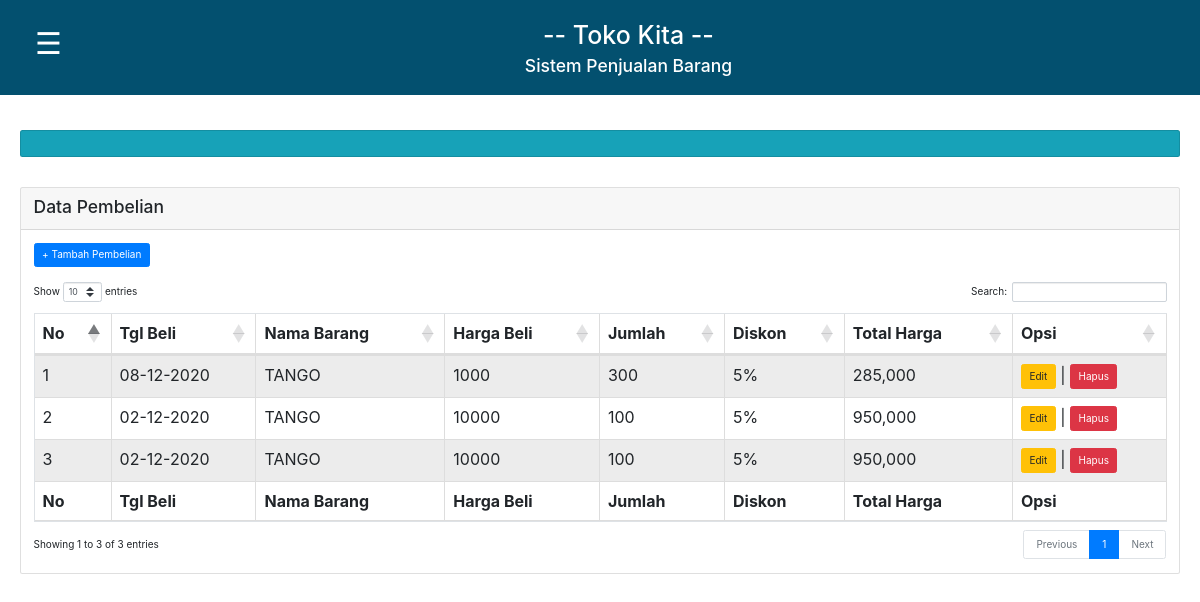
Before: / with the older database file.
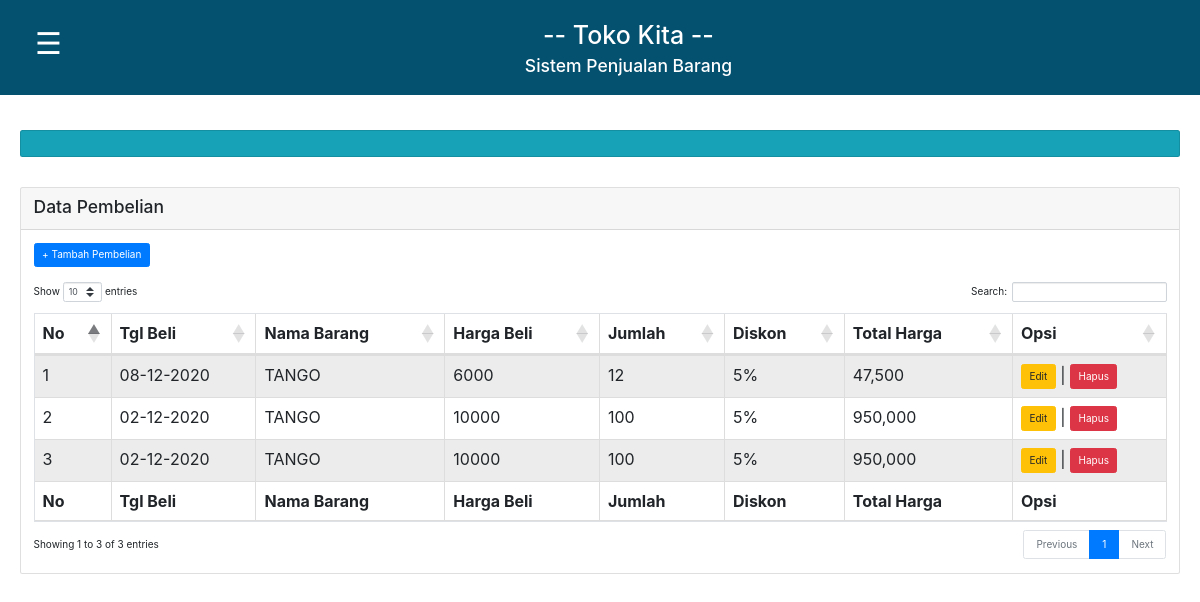
After: the same page with the newer database file.
### tables this page shows
CREATE TABLE `barang_beli` (
  `id` int(4) NOT NULL,
  `tanggal_beli` date NOT NULL,
  `nama_barang` varchar(60) NOT NULL,
  `harga_beli` int(12) NOT NULL,
  `jumlah` int(12) NOT NULL,
  `diskon` int(4) NOT NULL,
  `total_harga` int(12) NOT NULL
);

### index.php (the view, shortened to what this page needs)
<html>
<head>
<link rel="stylesheet" type="text/css" href="style.css">
	<link rel="stylesheet" type="text/css" href="assets/css/bootstrap.css">
	<link rel="stylesheet" type="text/css" href="https://cdnjs.cloudflare.com/ajax/libs/twitter-bootstrap/4.5.2/css/bootstrap.css">
	<link rel="stylesheet" type="text/css" href="https://cdn.datatables.net/1.10.22/css/dataTables.bootstrap4.min.css">
</head>
<body>
<div class="judul">
<button class="openbtn" onclick="openNav()">&#9776;</button>
<h1>-- Toko Kita --</h1>
<br>
<h3>Sistem Penjualan Barang</h3>
</div>
<div class="main" id="main">
	<br/>
	<div class="card text-white bg-info" style="font-size: 15px;">
        <div class="card-body">
        </div>
    </div>
    <br><br>
	<div class="card">
		<div class="card-header">
			<h3> Data Pembelian </h3>
		</div>
		<div class="card-body">
			<a class="btn btn-primary" href="input_beli.php">+ Tambah Pembelian</a>
			<br><br>
			<table border="1" id="example" class="table table-striped table-bordered" cellspacing="0" width="100%">
				<thead>
				<tr>
					<th>No</th>
					<th>Tgl Beli</th>
					<th>Nama Barang</th>
					<th>Harga Beli</th>
					<th>Jumlah</th>
					<th>Diskon</th>
					<th>Total Harga</th>
					<th>Opsi</th>
				</tr>
				</thead>
			<?php
			include "koneksi.php";
			$query_mysql = mysqli_query($conn, "SELECT * FROM barang_beli ORDER BY id DESC")or die(mysql_error());
			$nomor = 1;
			while($data = mysqli_fetch_array($query_mysql)){
			?>
				<tr>
					<td><?php echo $nomor++; ?></td>
					<td><?php echo date("d-m-Y", strtotime($data['tanggal_beli'])); ?></td>
					<td><?php echo $data['nama_barang']; ?></td>
					<td><?php echo $data['harga_beli']; ?></td>
					<td><?php echo $data['jumlah']; ?></td>
					<td><?php echo $data['diskon']."%"; ?></td>
					<td><?php echo number_format($data['total_harga']); ?></td>
					<td>
					<a class="btn btn-warning" href="edit_beli.php?id=<?php echo $data['id']; ?>">Edit</a> |
					<a class="btn btn-danger" href="hapus_beli.php?id=<?php echo $data['id']; ?>" onclick="return confirm('Anda Yakin Akan Menghapus')">Hapus</a>
					</td>
				</tr>
			<?php } ?>
			<tfoot>
				<tr>
					<th>No</th>
					<th>Tgl Beli</th>
					<th>Nama Barang</th>
					<th>Harga Beli</th>
					<th>Jumlah</th>
					<th>Diskon</th>
					<th>Total Harga</th>
					<th>Opsi</th>
				</tr>
			</tfoot>
			</table>
		</div>
	</div>
</div>
</body>
</html>

Changed rows visible on the page:
changed barang_beli (number 1 of 3 on the later page): harga_beli "1000" → "6000"; jumlah "300" → "12"; total_harga "285,000" → "47,500"
